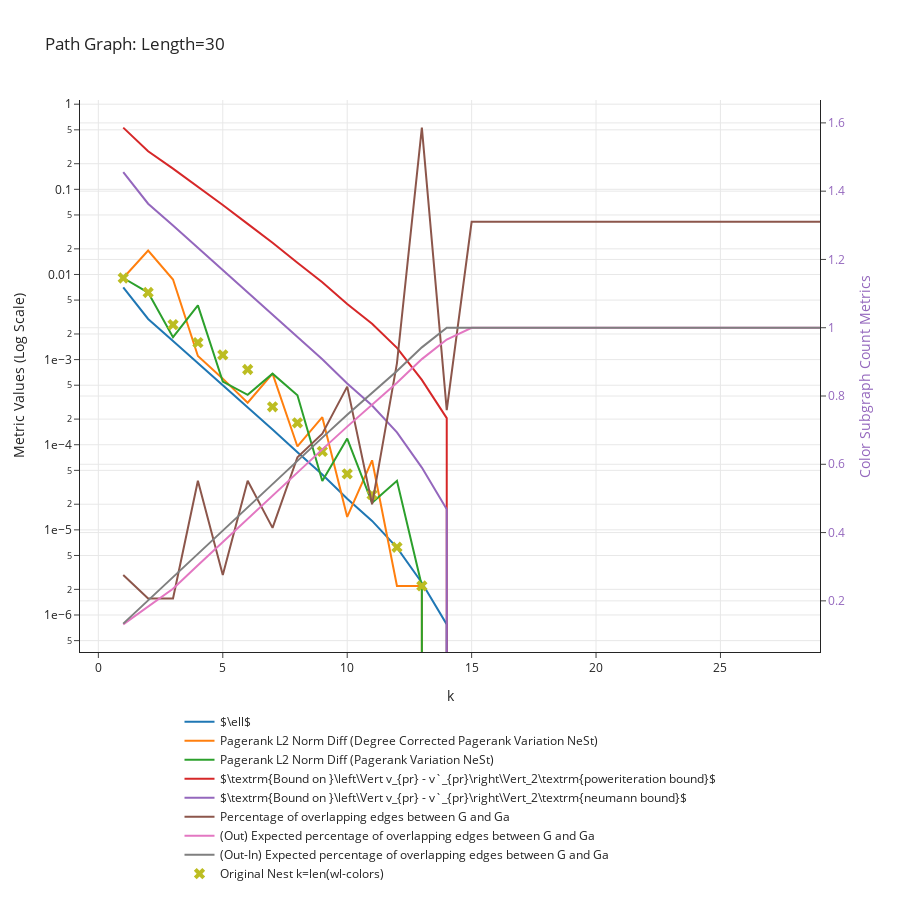

The cell this chart's notebook holds for it:
### Markdown cell above
# Worst Case: Path Graphs
- almost certain that the cases where the bound is violated are numeric errors from clustering/power iteration, can't easily increase resolution either as optimalclustering works on floats no matter what

### Code cell
n = 30  # Number of nodes for both graphs
G = nx.path_graph(n)

print("G edges", G.number_of_edges())

data_dict = get_convergence_data_of_nest(G, min_cluster_size = 1)
plot_convergence_data(data_dict, f"Path Graph: Length={n}")

### Figure 1 — Plotly figure (JSON) as saved in the notebook; plotly's stock layout.template omitted (floating-point values rounded to 4 significant figures)
{"data": [{"mode": "lines", "name": "$\\ell$", "type": "scatter", "x": [1, 2, 3, 4, 5, 6, 7, 8, 9, 10, 11, 12, 13, 14, 15, 16, 17, 18, 19, 20, 21, 22, 23, 24, 25, 26, 27, 28, 29], "y": [0.00707, 0.003, 0.001658, 0.0009132, 0.0005037, 0.0002753, 0.0001515, 8.147e-05, 4.468e-05, 2.32e-05, 1.275e-05, 6.196e-06, 2.389e-06, 7.752e-07, 0, 0, 0, 0, 0, 0, 0, 0, 0, 0, 0, 0, 0, 0, 0]}, {"mode": "lines", "name": "Pagerank L2 Norm Diff (Degree Corrected Pagerank Variation NeSt)", "type": "scatter", "x": [1, 2, 3, 4, 5, 6, 7, 8, 9, 10, 11, 12, 13, 14, 15, 16, 17, 18, 19, 20, 21, 22, 23, 24, 25, 26, 27, 28, 29], "y": [0.009089, 0.01911, 0.008733, 0.001102, 0.0005974, 0.0003115, 0.0006836, 9.544e-05, 0.0002107, 1.418e-05, 6.566e-05, 2.193e-06, 2.193e-06, 0, 0, 0, 0, 0, 0, 0, 0, 0, 0, 0, 0, 0, 0, 0, 0]}, {"mode": "lines", "name": "Pagerank L2 Norm Diff (Pagerank Variation NeSt)", "type": "scatter", "x": [1, 2, 3, 4, 5, 6, 7, 8, 9, 10, 11, 12, 13, 14, 15, 16, 17, 18, 19, 20, 21, 22, 23, 24, 25, 26, 27, 28, 29], "y": [0.009089, 0.006138, 0.001836, 0.004328, 0.0005504, 0.0003858, 0.0006836, 0.0003803, 3.745e-05, 0.0001181, 2.081e-05, 3.769e-05, 2.193e-06, 0, 0, 0, 0, 0, 0, 0, 0, 0, 0, 0, 0, 0, 0, 0, 0]}, {"mode": "lines", "name": "$\\textrm{Bound on }\\left\\Vert v_{pr} - v`_{pr}\\right\\Vert_2\\textrm{poweriteration bound}$", "type": "scatter", "x": [1, 2, 3, 4, 5, 6, 7, 8, 9, 10, 11, 12, 13, 14, 15, 16, 17, 18, 19, 20, 21, 22, 23, 24, 25, 26, 27, 28, 29], "y": [0.5312, 0.2795, 0.175, 0.1075, 0.06555, 0.03928, 0.02355, 0.01372, 0.008086, 0.004505, 0.00264, 0.001374, 0.0005769, 0.0002054, 0, 0, 0, 0, 0, 0, 0, 0, 0, 0, 0, 0, 0, 0, 0]}, {"mode": "lines", "name": "$\\textrm{Bound on }\\left\\Vert v_{pr} - v`_{pr}\\right\\Vert_2\\textrm{neumann bound}$", "type": "scatter", "x": [1, 2, 3, 4, 5, 6, 7, 8, 9, 10, 11, 12, 13, 14, 15, 16, 17, 18, 19, 20, 21, 22, 23, 24, 25, 26, 27, 28, 29], "y": [0.1594, 0.06782, 0.03749, 0.02059, 0.01136, 0.006209, 0.003424, 0.001842, 0.00101, 0.0005232, 0.0002882, 0.0001397, 5.387e-05, 1.748e-05, 0, 0, 0, 0, 0, 0, 0, 0, 0, 0, 0, 0, 0, 0, 0]}, {"mode": "lines", "name": "Percentage of overlapping edges between G and Ga", "type": "scatter", "x": [1, 2, 3, 4, 5, 6, 7, 8, 9, 10, 11, 12, 13, 14, 15, 16, 17, 18, 19, 20, 21, 22, 23, 24, 25, 26, 27, 28, 29], "y": [0.2759, 0.2069, 0.2069, 0.5517, 0.2759, 0.5517, 0.4138, 0.6207, 0.6897, 0.8276, 0.4828, 0.8966, 1.586, 0.7586, 1.31, 1.31, 1.31, 1.31, 1.31, 1.31, 1.31, 1.31, 1.31, 1.31, 1.31, 1.31, 1.31, 1.31, 1.31], "yaxis": "y2"}, {"mode": "lines", "name": "(Out) Expected percentage of overlapping edges between G and Ga", "type": "scatter", "x": [1, 2, 3, 4, 5, 6, 7, 8, 9, 10, 11, 12, 13, 14, 15, 16, 17, 18, 19, 20, 21, 22, 23, 24, 25, 26, 27, 28, 29], "y": [0.131, 0.1844, 0.2356, 0.3041, 0.3724, 0.4406, 0.5086, 0.5764, 0.6437, 0.7103, 0.7759, 0.8391, 0.908, 0.9655, 1.0, 1.0, 1.0, 1.0, 1.0, 1.0, 1.0, 1.0, 1.0, 1.0, 1.0, 1.0, 1.0, 1.0, 1.0], "yaxis": "y2"}, {"mode": "lines", "name": "(Out-In) Expected percentage of overlapping edges between G and Ga ", "type": "scatter", "x": [1, 2, 3, 4, 5, 6, 7, 8, 9, 10, 11, 12, 13, 14, 15, 16, 17, 18, 19, 20, 21, 22, 23, 24, 25, 26, 27, 28, 29], "y": [0.1333, 0.2016, 0.2701, 0.3386, 0.4069, 0.4751, 0.5431, 0.6108, 0.6782, 0.7448, 0.8103, 0.8736, 0.9425, 1, 1, 1, 1, 1, 1, 1, 1, 1, 1, 1, 1, 1, 1, 1, 1], "yaxis": "y2"}, {"marker": {"size": 10, "symbol": "x"}, "mode": "markers", "name": "Original Nest k=len(wl-colors)", "type": "scatter", "x": [1, 2, 3, 4, 5, 6, 7, 8, 9, 10, 11, 12, 13, 14, 15], "y": [0.009089, 0.006138, 0.00257, 0.001581, 0.001135, 0.0007646, 0.000279, 0.0001808, 8.37e-05, 4.543e-05, 2.589e-05, 6.249e-06, 2.193e-06, 0, 0]}], "layout": {"height": 900, "hovermode": "closest", "legend": {"orientation": "h", "x": 0.5, "xanchor": "center", "y": -0.1, "yanchor": "top"}, "title": {"text": "Path Graph: Length=30"}, "xaxis": {"title": {"text": "k"}}, "yaxis": {"exponentformat": "e", "title": {"text": "Metric Values (Log Scale)"}, "type": "log"}, "yaxis2": {"overlaying": "y", "side": "right", "tickfont": {"color": "rgba(148, 103, 189, 1)"}, "title": {"font": {"color": "rgba(148, 103, 189, 1)"}, "text": "Color Subgraph Count Metrics"}, "type": "linear"}}}
